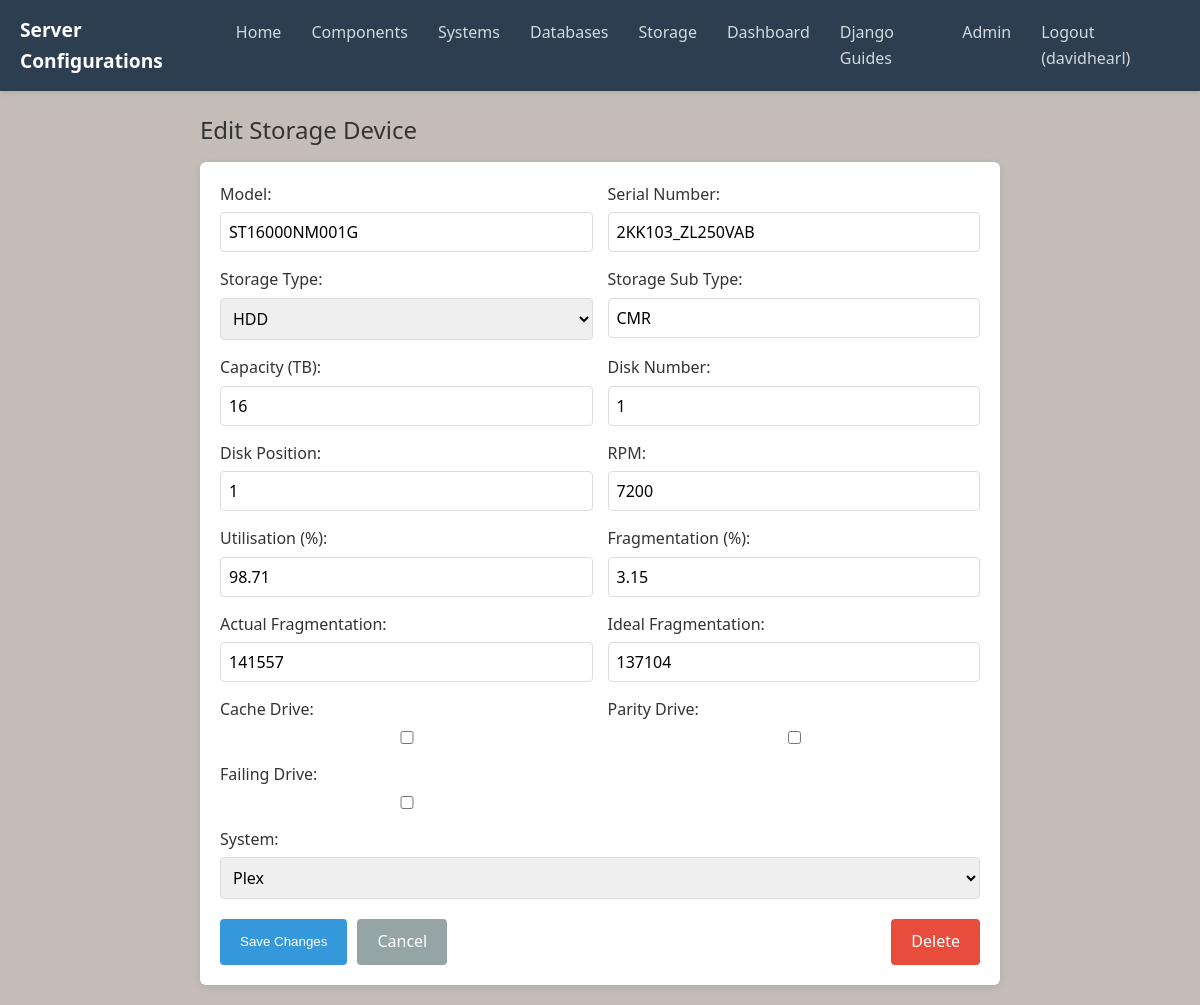
Screenshot of /components/edit-storage/3/ (signed in) with the database file from the repository.
### server_deployments/models.py (models this page shows, shortened)
class StorageDevice(models.Model):
    disk_number = models.PositiveIntegerField(null=True, blank=True)
    disk_position = models.PositiveIntegerField(null=True, blank=True)
    model = models.CharField(max_length=255)
    serial_number = models.CharField(max_length=255, null=True, blank=True)
    storage_type = models.CharField(max_length=10, choices=[('HDD', 'HDD'), ('SSD', 'SSD'), ('NVMe', 'NVMe')])
    storage_sub_type = models.CharField(max_length=255, null=True, blank=True)
    capacity_tb = models.PositiveIntegerField()
    rpm = models.PositiveIntegerField(blank=True, null=True)
    failure = models.BooleanField(default=False)
    cache = models.BooleanField(default=False)
    parity = models.BooleanField(default=False)
    utilisation = models.DecimalField(max_digits=5, decimal_places=2, default=0.0, help_text="Percentage of drive used")
    free_space_gb = models.PositiveIntegerField(null=True, blank=True, help_text="Free space in GB")
    actual_fragmentation = models.PositiveIntegerField(null=True, blank=True)
    ideal_fragmentation = models.PositiveIntegerField(null=True, blank=True)
    fragmentation = models.DecimalField(max_digits=5, decimal_places=2, null=True, blank=True, help_text="Fragmentation percentage")
    fragmentation_last_updated = models.DateTimeField(null=True, blank=True, help_text="Last time fragmentation data was updated")

### server_deployments/views.py (the view, shortened to what this page needs)
# urls.py: path('components/edit-storage/<int:storage_id>/', views.edit_storage, name='edit_storage'),
@login_required
def edit_storage(request, storage_id):
    storage = get_object_or_404(StorageDevice, id=storage_id)
    current_system = None
    for system in System.objects.all():
        if storage in system.storage_devices.all():
            current_system = system
            break
    if request.method == 'POST':
        form = StorageDeviceForm(request.POST, instance=storage)
        if form.is_valid():
            new_actual = form.cleaned_data.get('actual_fragmentation')
            new_ideal = form.cleaned_data.get('ideal_fragmentation')
            if new_actual and new_ideal and new_actual > 0:
                calculated_fragmentation = round((1 - (new_ideal / new_actual)) * 100, 2)
                form.instance.fragmentation = calculated_fragmentation
            else:
                form.instance.fragmentation = None
            capacity_tb = form.cleaned_data.get('capacity_tb')
            utilisation = form.cleaned_data.get('utilisation')
            free_space_gb = form.cleaned_data.get('free_space_gb')
            if capacity_tb:
                total_gb = capacity_tb * 1000
                if free_space_gb is not None:
                    used_gb = total_gb - free_space_gb
                    if total_gb > 0:
                        calculated_utilisation = round((used_gb / total_gb) * 100, 2)
                        form.instance.utilisation = calculated_utilisation
                    form.instance.free_space_gb = free_space_gb
                elif utilisation is not None:
                    used_gb = total_gb * (utilisation / 100)
                    free_gb = total_gb - used_gb
                    form.instance.free_space_gb = int(free_gb)
                else:
                    form.instance.free_space_gb = None
            else:
                form.instance.free_space_gb = None
            storage = form.save()
            new_system_id = request.POST.get('system')
            if current_system:
                current_system.storage_devices.remove(storage)
            if new_system_id and new_system_id != '':
                try:
                    new_system = System.objects.get(id=new_system_id)
                    new_system.storage_devices.add(storage)
                except System.DoesNotExist:
                    pass
            if request.headers.get('X-Requested-With') == 'XMLHttpRequest':
                return JsonResponse({'success': True})
            return redirect('storage_view')
    else:
        form = StorageDeviceForm(instance=storage)
    return render(request, 'server_deployments/edit_storage.html', {
        'form': form,
        'storage': storage,
        'title': 'Edit Storage Device',
        'systems': System.objects.all(),
        'current_system': current_system
    })

### server_deployments/forms.py
class StorageDeviceForm(forms.ModelForm):
    class Meta:
        model = StorageDevice
        fields = '__all__'

### server_deployments/templates/server_deployments/edit_storage.html (shortened to what this page needs)
{% extends "base.html" %}
{% load static %}
{% block content %}
<div class="container">
  <h2>{{ title }}</h2>
  <form method="post" class="form">
    <div class="form-grid">
        <div class="form-group">
            <label for="{{ form.model.id_for_label }}">Model:</label>
            {{ form.model }}
        </div>
        <div class="form-group">
            <label for="{{ form.serial_number.id_for_label }}">Serial Number:</label>
            {{ form.serial_number }}
        </div>
        <div class="form-group">
            <label for="{{ form.storage_type.id_for_label }}">Storage Type:</label>
            {{ form.storage_type }}
        </div>
        <div class="form-group">
            <label for="{{ form.storage_sub_type.id_for_label }}">Storage Sub Type:</label>
            {{ form.storage_sub_type }}
        </div>
        <div class="form-group">
            <label for="{{ form.capacity_tb.id_for_label }}">Capacity (TB):</label>
            {{ form.capacity_tb }}
        </div>
        <div class="form-group">
            <label for="{{ form.disk_number.id_for_label }}">Disk Number:</label>
            {{ form.disk_number }}
        </div>
        <div class="form-group">
            <label for="{{ form.disk_position.id_for_label }}">Disk Position:</label>
            {{ form.disk_position }}
        </div>
        <div class="form-group">
            <label for="{{ form.rpm.id_for_label }}">RPM:</label>
            {{ form.rpm }}
        </div>
        <div class="form-group">
            <label for="{{ form.utilisation.id_for_label }}">Utilisation (%):</label>
            {{ form.utilisation }}
        </div>
        <div class="form-group">
            <label for="{{ form.fragmentation.id_for_label }}">Fragmentation (%):</label>
            {{ form.fragmentation }}
        </div>
        <div class="form-group">
            <label for="{{ form.actual_fragmentation.id_for_label }}">Actual Fragmentation:</label>
            {{ form.actual_fragmentation }}
        </div>
        <div class="form-group">
            <label for="{{ form.ideal_fragmentation.id_for_label }}">Ideal Fragmentation:</label>
            {{ form.ideal_fragmentation }}
        </div>
        <div class="form-group">
            <label for="{{ form.cache.id_for_label }}">Cache Drive:</label>
            {{ form.cache }}
        </div>
        <div class="form-group">
            <label for="{{ form.parity.id_for_label }}">Parity Drive:</label>
            {{ form.parity }}
        </div>
        <div class="form-group">
            <label for="{{ form.failure.id_for_label }}">Failing Drive:</label>
            {{ form.failure }}
        </div>
        <div class="form-group full-width">
            <label for="system">System:</label>
            <select id="system" name="system">
                {% for sys in systems %}
                    <option value="{{ sys.id }}" {% if current_system and current_system.id == sys.id %}selected{% endif %}>
                        {{ sys.name }}
                    </option>
                {% endfor %}
            </select>
        </div>
    </div>
    <div class="button-row">
        <button type="submit" class="submit-btn">Save Changes</button>
        <a href="{% url 'storage_view' %}" class="cancel-btn">Cancel</a>
        <a href="{% url 'delete_storage' storage.id %}" class="delete-btn" onclick="return confirm('Are you sure you want to delete this drive?')">Delete</a>
    </div>
</form>
</div>
{% endblock %}

### templates/base.html (shortened to what this page needs)
<!DOCTYPE html>
<html lang="en">
<head>
    {% load static %}
    <link rel="stylesheet" href="{% static 'css/navigation.css' %}">
    <link rel="stylesheet" href="{% static 'css/styles.css' %}">
</head>
<body>
    <nav class="main-nav">
        <div class="nav-container">
            <div class="nav-logo">
                <a href="{% url 'home' %}">Server Configurations</a>
            </div>
            <ul class="nav-links">
                {% if user.is_authenticated %}
                <li><a href="{% url 'home' %}" class="nav-item">Home</a></li>
                <li><a href="{% url 'components' %}" class="nav-item">Components</a></li>
                <li><a href="{% url 'systems' %}" class="nav-item">Systems</a></li>
                <li><a href="{% url 'databases' %}" class="nav-item">Databases</a></li>
                <li><a href="{% url 'storage_view' %}" class="nav-item">Storage</a></li>
                <li><a href="{% url 'dashboard' %}" class="nav-item">Dashboard</a></li>
                <li><a href="{% url 'django_guides' %}" class="nav-item">Django Guides</a></li>
                <li><a href="{% url 'admin:index' %}" class="nav-item">Admin</a></li>
                <li style="margin-left: auto;"><a href="{% url 'logout' %}" class="nav-item">Logout ({{ user.username }})</a></li>
                {% endif %}
            </ul>
        </div>
    </nav>
    <main>
        {% block content %}
        {% endblock %}
    </main>
</body>
</html>

### static/css/navigation.css (style rules this page uses)
.main-nav { background-color: #2c3e50; box-shadow: 0 2px 5px rgba(0,0,0,0.1); position: sticky; top: 0; z-index: 1000; }
.nav-container { max-width: 1200px; margin: 0 auto; display: flex; justify-content: space-between; align-items: center; padding: 0 20px; }
.nav-logo a { color: white; font-weight: 600; font-size: 1.2em; text-decoration: none; padding: 15px 0; display: block; }
.nav-links { list-style: none; display: flex; margin: 0; padding: 0; }
.nav-links li { margin: 0; padding: 0; }
.nav-item { color: rgba(255,255,255,0.8); text-decoration: none; padding: 15px; display: block; transition: all 0.3s ease; font-weight: 500; }

### static/css/styles.css (style rules this page uses)
body { font-family: 'Segoe UI', Tahoma, Geneva, Verdana, sans-serif; line-height: 1.6; color: #333; background-color: #c4bdb7; margin: 0; padding: 0; }
h1, h2, h3, h4, h5, h6 { font-weight: 500; margin-top: 0; margin-bottom: 12px; }
a { color: #3498db; text-decoration: none; }
input, select, textarea { font-family: inherit; font-size: inherit; }

### server_deployments/templates/server_deployments/edit_storage.html (style rules this page uses)
.container { max-width: 800px; margin: 0 auto; padding: 20px; }
.form { background-color: white; padding: 20px; border-radius: 6px; box-shadow: 0 2px 8px rgba(0,0,0,0.1); }
.form-grid { display: grid; grid-template-columns: repeat(2, 1fr); gap: 15px; margin-bottom: 20px; }
.form-group { display: flex; flex-direction: column; }
.form-group.full-width { grid-column: span 2; }
.form-group label { margin-bottom: 5px; font-weight: 500; }
.form-group input, .form-group select { padding: 8px; border: 1px solid #ddd; border-radius: 4px; }
.button-row { display: flex; justify-content: flex-end; gap: 10px; margin-top: 20px; }
.submit-btn { background-color: #3498db; color: white; padding: 10px 20px; border: none; border-radius: 4px; cursor: pointer; }
.cancel-btn { display: inline-block; background-color: #95a5a6; color: white; padding: 10px 20px; border-radius: 4px; text-decoration: none; }
.delete-btn { background-color: #e74c3c; color: white; padding: 10px 20px; text-decoration: none; border-radius: 4px; margin-left: auto; }
.button-row { display: flex; gap: 10px; margin-top: 20px; }

### rows the page displays
StorageDevice: model "ST16000NM001G", serial_number "2KK103_ZL250VAB", storage_type "HDD", storage_sub_type "CMR", capacity_tb "16", disk_number "1", disk_position "1", rpm "7200", utilisation "98.71", fragmentation "3.15", actual_fragmentation "141557", ideal_fragmentation "137104"

### other values shown
{{ user.username }} "davidhearl"
{{ title }} "Edit Storage Device"
form field system "Plex"
